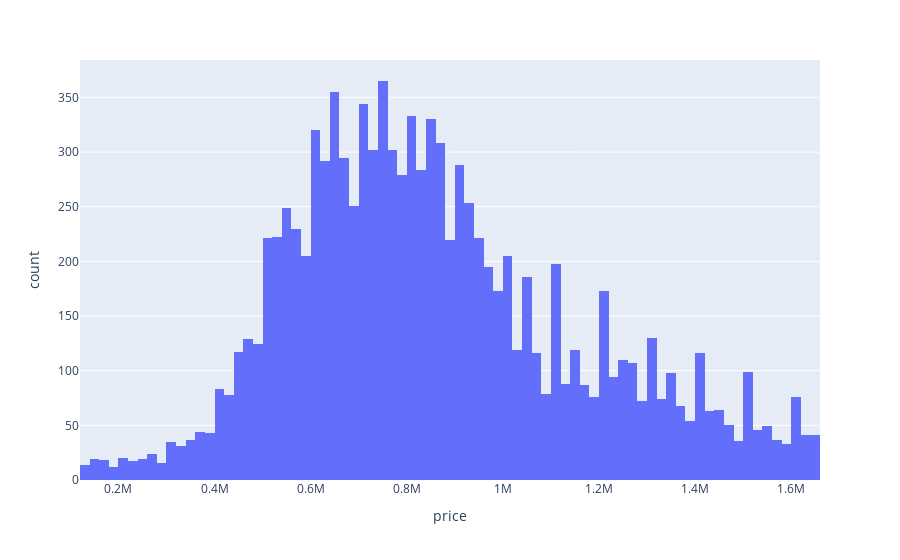

The code cell stored with this chart in its notebook:
### Code cell
fig = px.histogram(df, x='price')
fig.show()

### Figure 1 — Plotly figure (JSON) as saved in the notebook; plotly's stock layout.template omitted (floating-point values rounded to 4 significant figures; data arrays with more than 128 entries replaced by an {"elided": "..."} marker saying what was removed)
{"data": [{"alignmentgroup": "True", "bingroup": "x", "hovertemplate": "price=%{x}<br>count=%{y}<extra></extra>", "legendgroup": "", "marker": {"color": "#636efa"}, "name": "", "offsetgroup": "", "orientation": "v", "showlegend": false, "type": "histogram", "x": {"elided": "10721 int values"}, "xaxis": "x", "yaxis": "y"}], "layout": {"barmode": "relative", "legend": {"tracegroupgap": 0}, "margin": {"t": 60}, "xaxis": {"anchor": "y", "domain": [0, 1], "title": {"text": "price"}}, "yaxis": {"anchor": "x", "domain": [0, 1], "title": {"text": "count"}}}}
